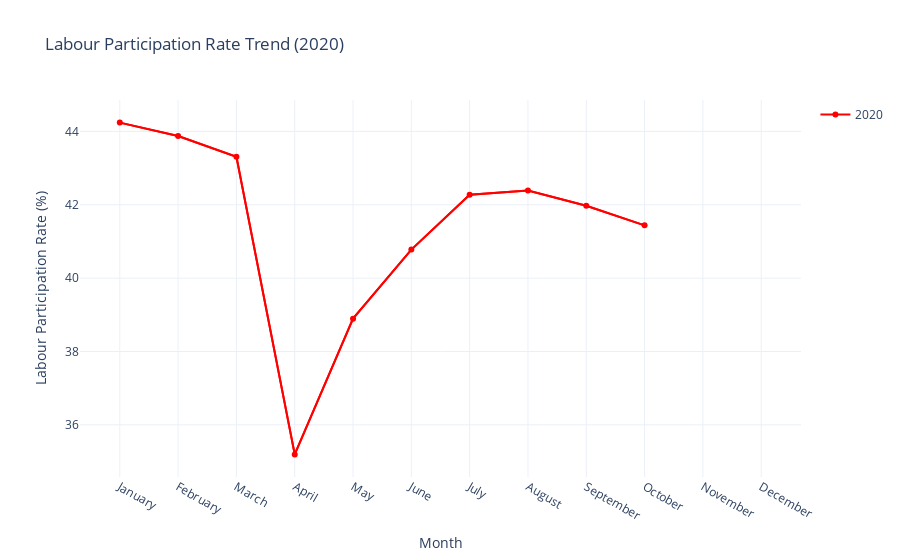

Notebook cell for this chart:
### Code cell
df_2020 = df[df['Year'] == 2020]
month_order = [calendar.month_name[i] for i in range(1, 13)]
df_2020['Month'] = pd.Categorical(df_2020['Month'], categories=month_order, ordered=True)

df_2020_monthly_avg = df_2020.groupby('Month')['Estimated Labour Participation Rate'].mean().reset_index()

fig_2020 = px.line(df_2020_monthly_avg, x='Month', y='Estimated Labour Participation Rate', 
                   title='Labour Participation Rate Trend (2020)',
                   labels={'Estimated Labour Participation Rate': 'Labour Participation Rate (%)'},
                   line_dash_sequence=['solid'], color_discrete_sequence=['red'])

trace_2020 = go.Scatter(x=df_2020_monthly_avg['Month'], y=df_2020_monthly_avg['Estimated Labour Participation Rate'], 
                        mode='markers+lines', name='2020', line=dict(color='red'))

fig_2020.add_trace(trace_2020)
fig_2020.update_layout(
    xaxis_title='Month',
    yaxis_title='Labour Participation Rate (%)',
    template='plotly_white'
)

fig_2020.show()

### Figure 1 — Plotly figure (JSON) as saved in the notebook; plotly's stock layout.template omitted (floating-point values rounded to 4 significant figures)
{"data": [{"hovertemplate": "Month=%{x}<br>Labour Participation Rate (%)=%{y}<extra></extra>", "legendgroup": "", "line": {"color": "red", "dash": "solid"}, "marker": {"symbol": "circle"}, "mode": "lines", "name": "", "orientation": "v", "showlegend": false, "type": "scatter", "x": ["January", "February", "March", "April", "May", "June", "July", "August", "September", "October", "November", "December"], "xaxis": "x", "y": [44.24, 43.87, 43.31, 35.19, 38.9, 40.78, 42.27, 42.39, 41.97, 41.44, null, null], "yaxis": "y"}, {"line": {"color": "red"}, "mode": "markers+lines", "name": "2020", "type": "scatter", "x": ["January", "February", "March", "April", "May", "June", "July", "August", "September", "October", "November", "December"], "y": [44.24, 43.87, 43.31, 35.19, 38.9, 40.78, 42.27, 42.39, 41.97, 41.44, null, null]}], "layout": {"autosize": true, "legend": {"tracegroupgap": 0}, "title": {"text": "Labour Participation Rate Trend (2020)"}, "xaxis": {"anchor": "y", "autorange": true, "domain": [0, 1], "range": [-0.6673, 11.67], "title": {"text": "Month"}, "type": "category"}, "yaxis": {"anchor": "x", "autorange": true, "domain": [0, 1], "range": [34.45, 44.99], "title": {"text": "Labour Participation Rate (%)"}, "type": "linear"}}}
